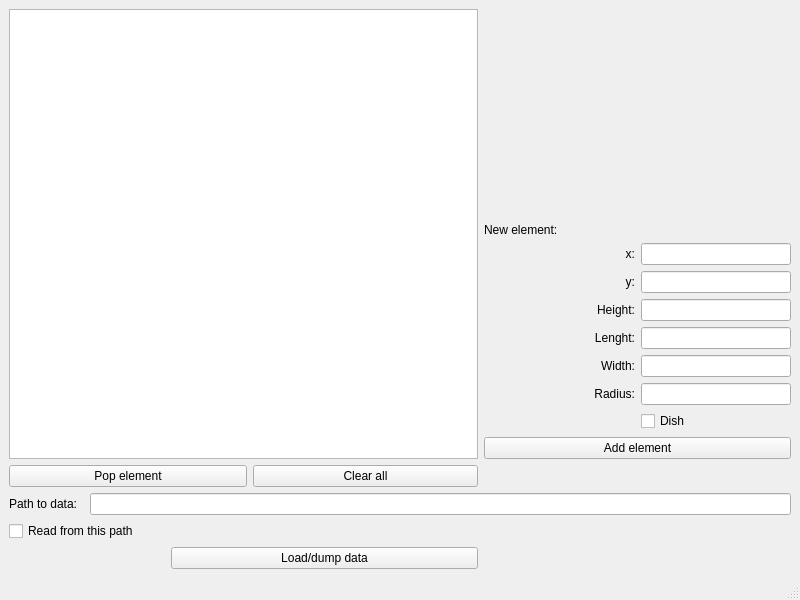
<?xml version="1.0" encoding="UTF-8"?>
<ui version="4.0">
 <class>MainWindow</class>
 <widget class="QMainWindow" name="MainWindow">
  <property name="geometry">
   <rect>
    <x>0</x>
    <y>0</y>
    <width>800</width>
    <height>600</height>
   </rect>
  </property>
  <property name="windowTitle">
   <string>MainWindow</string>
  </property>
  <widget class="QWidget" name="centralwidget">
   <layout class="QGridLayout" name="gridLayout" rowstretch="1,3,3,3,3,3,3,3,3,3,3,3,3" columnstretch="1,1,1,3,2,2">
    <item row="0" column="0" rowspan="9" colspan="4">
     <widget class="QTableWidget" name="tableWidget"/>
    </item>
    <item row="0" column="4" colspan="2">
     <widget class="QLabel" name="label_7">
      <property name="text">
       <string>New element:</string>
      </property>
      <property name="alignment">
       <set>Qt::AlignBottom|Qt::AlignLeading|Qt::AlignLeft</set>
      </property>
     </widget>
    </item>
    <item row="1" column="4">
     <widget class="QLabel" name="label_5">
      <property name="text">
       <string>x:</string>
      </property>
      <property name="alignment">
       <set>Qt::AlignRight|Qt::AlignTrailing|Qt::AlignVCenter</set>
      </property>
     </widget>
    </item>
    <item row="1" column="5">
     <widget class="QLineEdit" name="x"/>
    </item>
    <item row="2" column="4">
     <widget class="QLabel" name="label_6">
      <property name="text">
       <string>y:</string>
      </property>
      <property name="alignment">
       <set>Qt::AlignRight|Qt::AlignTrailing|Qt::AlignVCenter</set>
      </property>
     </widget>
    </item>
    <item row="2" column="5">
     <widget class="QLineEdit" name="y"/>
    </item>
    <item row="3" column="4">
     <widget class="QLabel" name="label_4">
      <property name="text">
       <string>Height:</string>
      </property>
      <property name="alignment">
       <set>Qt::AlignRight|Qt::AlignTrailing|Qt::AlignVCenter</set>
      </property>
     </widget>
    </item>
    <item row="3" column="5">
     <widget class="QLineEdit" name="height"/>
    </item>
    <item row="4" column="4">
     <widget class="QLabel" name="label_2">
      <property name="text">
       <string>Lenght:</string>
      </property>
      <property name="alignment">
       <set>Qt::AlignRight|Qt::AlignTrailing|Qt::AlignVCenter</set>
      </property>
     </widget>
    </item>
    <item row="4" column="5">
     <widget class="QLineEdit" name="lenght"/>
    </item>
    <item row="5" column="4">
     <widget class="QLabel" name="label_3">
      <property name="text">
       <string>Width:</string>
      </property>
      <property name="alignment">
       <set>Qt::AlignRight|Qt::AlignTrailing|Qt::AlignVCenter</set>
      </property>
     </widget>
    </item>
    <item row="5" column="5">
     <widget class="QLineEdit" name="width"/>
    </item>
    <item row="6" column="4">
     <widget class="QLabel" name="label_9">
      <property name="text">
       <string>Radius:</string>
      </property>
      <property name="alignment">
       <set>Qt::AlignRight|Qt::AlignTrailing|Qt::AlignVCenter</set>
      </property>
     </widget>
    </item>
    <item row="6" column="5">
     <widget class="QLineEdit" name="radius"/>
    </item>
    <item row="7" column="5">
     <widget class="QCheckBox" name="isDish">
      <property name="text">
       <string>Dish</string>
      </property>
     </widget>
    </item>
    <item row="8" column="4" colspan="2">
     <widget class="QPushButton" name="addElement">
      <property name="text">
       <string>Add element</string>
      </property>
     </widget>
    </item>
    <item row="9" column="0" colspan="3">
     <widget class="QPushButton" name="PopButton">
      <property name="text">
       <string>Pop element</string>
      </property>
     </widget>
    </item>
    <item row="9" column="3">
     <widget class="QPushButton" name="ClearButton">
      <property name="text">
       <string>Clear all</string>
      </property>
     </widget>
    </item>
    <item row="10" column="0">
     <widget class="QLabel" name="label_8">
      <property name="text">
       <string>Path to data:</string>
      </property>
     </widget>
    </item>
    <item row="10" column="1" colspan="5">
     <widget class="QLineEdit" name="path"/>
    </item>
    <item row="11" column="0" colspan="2">
     <widget class="QCheckBox" name="isNeedToRead">
      <property name="text">
       <string>Read from this path</string>
      </property>
     </widget>
    </item>
    <item row="12" column="2" colspan="2">
     <widget class="QPushButton" name="LoadDumpData">
      <property name="text">
       <string>Load/dump data</string>
      </property>
     </widget>
    </item>
   </layout>
   <widget class="QLabel" name="label">
    <property name="geometry">
     <rect>
      <x>370</x>
      <y>10</y>
      <width>61</width>
      <height>21</height>
     </rect>
    </property>
    <property name="text">
     <string/>
    </property>
   </widget>
  </widget>
  <widget class="QMenuBar" name="menubar">
   <property name="geometry">
    <rect>
     <x>0</x>
     <y>0</y>
     <width>800</width>
     <height>21</height>
    </rect>
   </property>
  </widget>
  <widget class="QStatusBar" name="statusbar"/>
 </widget>
 <resources/>
 <connections/>
</ui>
